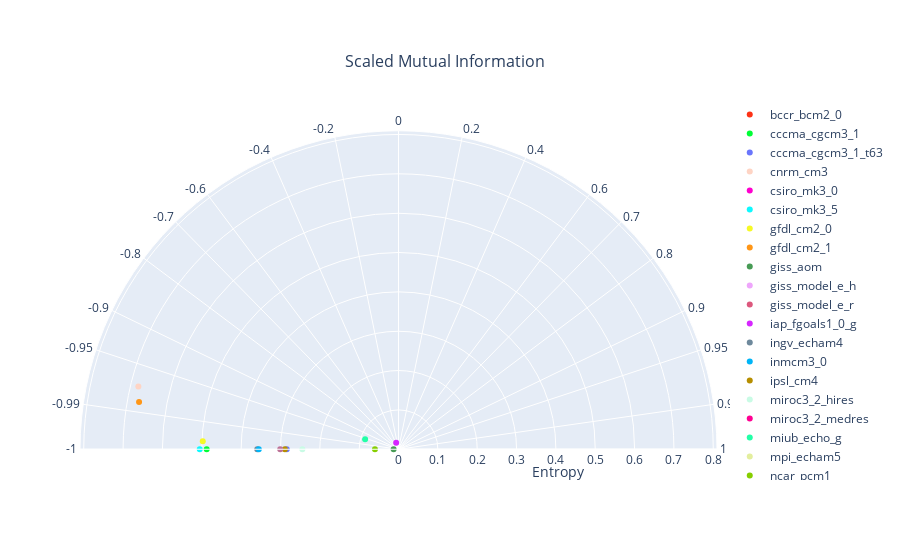

Notebook code for this chart:
### Code cell
chart_mi_res = chart_create_diagram(df_dataset_1_mid, 'bccr_bcm2_0', string_mid_type=string_type_mid, string_diagram_type='mid')
chart_mi_res.show()

### Figure 1 — Plotly figure (JSON) as saved in the notebook; plotly's stock layout.template omitted (floating-point values rounded to 4 significant figures)
{"data": [{"marker": {"color": "#FD3216"}, "mode": "markers", "name": "bccr_bcm2_0", "r": [-0.517], "theta": [0], "type": "scatterpolar"}, {"marker": {"color": "#00FE35"}, "mode": "markers", "name": "cccma_cgcm3_1", "r": [0.4875], "theta": [180], "type": "scatterpolar"}, {"marker": {"color": "#6A76FC"}, "mode": "markers", "name": "cccma_cgcm3_1_t63", "r": [0.2839], "theta": [180], "type": "scatterpolar"}, {"marker": {"color": "#FED4C4"}, "mode": "markers", "name": "cnrm_cm3", "r": [0.6801], "theta": [166.4], "type": "scatterpolar"}, {"marker": {"color": "#FE00CE"}, "mode": "markers", "name": "csiro_mk3_0", "r": [-0.03622], "theta": [80.01], "type": "scatterpolar"}, {"marker": {"color": "#0DF9FF"}, "mode": "markers", "name": "csiro_mk3_5", "r": [0.5051], "theta": [180], "type": "scatterpolar"}, {"marker": {"color": "#F6F926"}, "mode": "markers", "name": "gfdl_cm2_0", "r": [0.4978], "theta": [177.7], "type": "scatterpolar"}, {"marker": {"color": "#FF9616"}, "mode": "markers", "name": "gfdl_cm2_1", "r": [0.6703], "theta": [169.7], "type": "scatterpolar"}, {"marker": {"color": "#479B55"}, "mode": "markers", "name": "giss_aom", "r": [0.01245], "theta": [180], "type": "scatterpolar"}, {"marker": {"color": "#EEA6FB"}, "mode": "markers", "name": "giss_model_e_h", "r": [-0.3408], "theta": [140.4], "type": "scatterpolar"}, {"marker": {"color": "#DC587D"}, "mode": "markers", "name": "giss_model_e_r", "r": [-0.1136], "theta": [180], "type": "scatterpolar"}, {"marker": {"color": "#D626FF"}, "mode": "markers", "name": "iap_fgoals1_0_g", "r": [0.0174], "theta": [110.0], "type": "scatterpolar"}, {"marker": {"color": "#6E899C"}, "mode": "markers", "name": "ingv_echam4", "r": [0.359], "theta": [180], "type": "scatterpolar"}, {"marker": {"color": "#00B5F7"}, "mode": "markers", "name": "inmcm3_0", "r": [0.355], "theta": [180], "type": "scatterpolar"}, {"marker": {"color": "#B68E00"}, "mode": "markers", "name": "ipsl_cm4", "r": [0.2888], "theta": [180], "type": "scatterpolar"}, {"marker": {"color": "#C9FBE5"}, "mode": "markers", "name": "miroc3_2_hires", "r": [0.2443], "theta": [180], "type": "scatterpolar"}, {"marker": {"color": "#FF0092"}, "mode": "markers", "name": "miroc3_2_medres", "r": [-0.3302], "theta": [135.5], "type": "scatterpolar"}, {"marker": {"color": "#22FFA7"}, "mode": "markers", "name": "miub_echo_g", "r": [0.08862], "theta": [163.3], "type": "scatterpolar"}, {"marker": {"color": "#E3EE9E"}, "mode": "markers", "name": "mpi_echam5", "r": [-0.1654], "theta": [128.0], "type": "scatterpolar"}, {"marker": {"color": "#86CE00"}, "mode": "markers", "name": "ncar_pcm1", "r": [0.05987], "theta": [180], "type": "scatterpolar"}, {"marker": {"color": "#BC7196"}, "mode": "markers", "name": "ukmo_hadcm3", "r": [0.3006], "theta": [180], "type": "scatterpolar"}, {"marker": {"color": "#7E7DCD"}, "mode": "markers", "name": "ukmo_hadgem1", "r": [-0.5024], "theta": [145.6], "type": "scatterpolar"}], "layout": {"autosize": true, "polar": {"angularaxis": {"direction": "counterclockwise", "ticktext": [-1, -0.99, -0.95, -0.9, -0.8, -0.7, -0.6, -0.4, -0.2, 0, 0.2, 0.4, 0.6, 0.7, 0.8, 0.9, 0.95, 0.99, 1], "tickvals": [180, 171.9, 161.8, 154.2, 143.1, 134.4, 126.9, 113.6, 101.5, 90, 78.46, 66.42, 53.13, 45.57, 36.87, 25.84, 18.19, 8.11, 0], "type": "linear"}, "radialaxis": {"autorange": false, "range": [0, 0.8095], "title": {"text": "Entropy"}, "type": "linear"}, "sector": [0, 180]}, "title": {"font": {"size": 16}, "text": "Scaled Mutual Information", "x": 0.494, "xanchor": "center", "y": 0.9, "yanchor": "top"}}}
